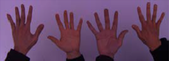
#> input picture white_patch/test_blue.png, 169 x 61 px, shrunk from 278 x 100 before the run
$ jupyter execute --allow-errors 'TP1 VC EP y FF 17-09.ipynb'   (shell and % lines are left out)
#> lines starting #> are read from the running program, lines starting #| are printed output that depends on the picture
### Visión por computadora - Trabajo práctico 1

Docente: Ing. Maxim Dorogov

Carrera de Especialización en Inteligencia Artificial
Laboratorio de Sistemas Embebidos
Facultad de Ingeniería de la Universidad de Buenos Aires

Alumnos:
- Francisco Julio Facchini Strohmayer
- Elian Pinzas

### **Parte 1 (imágenes en /white_patch)**

1- Implementar el algoritmo White patch para librarnos de las diferencias de color de iluminación.

[cell 1]
import cv2
import os
import numpy as np
import matplotlib.pyplot as plt

[cell 2]
input_folder = "white_patch"
archivos = [
    "test_blue.png",
    "test_green.png",
    "test_red.png",
    "wp_blue.jpg",
    "wp_green.png",
    "wp_green2.jpg",
    "wp_red.png",
    "wp_red2.jpg"
]

def white_patch_algorithm(image):
    img_float = image.astype(np.float32)
    max_vals = np.max(img_float, axis=(0, 1))
    max_vals[max_vals == 0] = 1.0  # Evitar división por cero

    max_global = np.max(max_vals)
    img_corrected = img_float * (max_global / max_vals)

    return np.clip(img_corrected, 0, 255).astype(np.uint8)

for nombre_archivo in archivos:
    ruta_imagen = os.path.join(input_folder, nombre_archivo)

    # Cargar imagen con OpenCV (lee en BGR)
    img_bgr = cv2.imread(ruta_imagen)
#> img_bgr is the input picture: shape (61, 169, 3); mean B, G, R 100.7, 69.5, 103

    if img_bgr is None:
        print(f"No se pudo cargar: {nombre_archivo}")
        continue

    # Aplicar White Patch
    img_procesada_bgr = white_patch_algorithm(img_bgr)
#> in white_patch_algorithm, `max_vals = np.max(img_float, axis=(0, 1))`: max_vals = [200, 139, 164]
#> in white_patch_algorithm, `max_global = np.max(max_vals)`: max_global = 200
#> in white_patch_algorithm, `img_corrected = img_float * (max_global / max_vals)`:
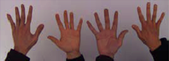
#> img_corrected: shape (61, 169, 3) float32; mean B, G, R 100.7, 100, 125.6

    # Convertir de BGR a RGB para que Matplotlib las muestre con los colores correctos
    img_original_rgb = cv2.cvtColor(img_bgr, cv2.COLOR_BGR2RGB)
    img_procesada_rgb = cv2.cvtColor(img_procesada_bgr, cv2.COLOR_BGR2RGB)

    # Graficar la comparación lado a lado
    plt.figure(figsize=(8, 4))

    plt.subplot(1, 2, 1)
    plt.imshow(img_original_rgb)
    plt.title(f"Original: {nombre_archivo}")
    plt.axis('off')

    plt.subplot(1, 2, 2)
    plt.imshow(img_procesada_rgb)
    plt.title("White Patch")
    plt.axis('off')

    plt.tight_layout()
    plt.show()
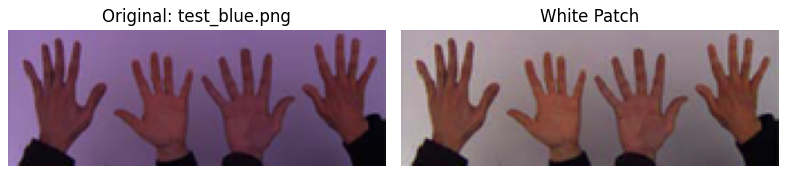
#> figure drawn by matplotlib, 2 panels
#> pass 2 of the loop `for nombre_archivo in archivos:`:
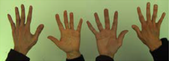
#> input picture white_patch/test_green.png, 169 x 61 px, shrunk from 278 x 100 before the run
#> img_bgr is the input picture: shape (61, 169, 3); mean B, G, R 83.6, 131.1, 129.4
#> max_vals = [172, 251, 213]
#> max_global = 251
#> in white_patch_algorithm (call 2), `img_corrected = img_float * (max_global / max_vals)`:
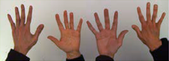
#> img_corrected: shape (61, 169, 3) float32; mean B, G, R 121.9, 131.1, 152.5
#> `plt.show()`:
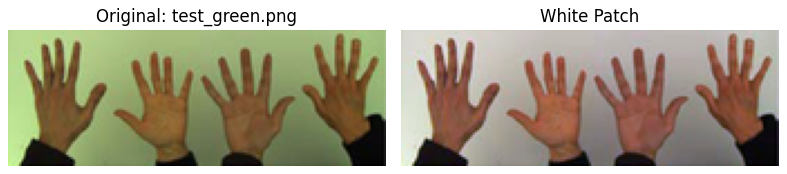
#> figure drawn by matplotlib, 2 panels
#> pass 3 of the loop `for nombre_archivo in archivos:`:
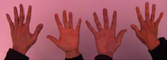
#> input picture white_patch/test_red.png, 167 x 60 px, shrunk from 276 x 99 before the run
#> img_bgr is the input picture: shape (60, 167, 3); mean B, G, R 91.2, 81.1, 155.9
#> img_float: shape (60, 167, 3) float32
#> max_vals = [173, 155, 246]
#> max_global = 246
#> in white_patch_algorithm (call 3), `img_corrected = img_float * (max_global / max_vals)`:
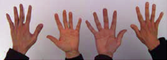
#> img_corrected: shape (60, 167, 3) float32; mean B, G, R 129.7, 128.7, 155.9
#> img_original_rgb: shape (60, 167, 3)
#> img_procesada_rgb: shape (60, 167, 3)
#> `plt.show()`:
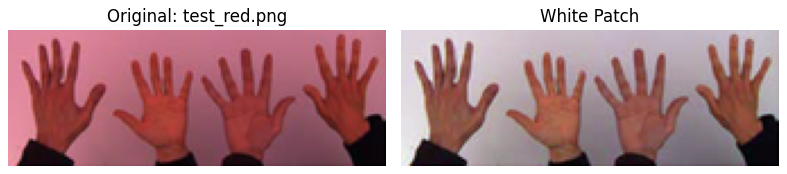
#> figure drawn by matplotlib, 2 panels
#> the loop made 8 passes; the first 3 are shown

2- Mostrar los resultados obtenidos y analizar las posibles fallas (si es que las hay) en el caso de White patch.

**1. Resultados con éxito**: test_blue.png, test_green.png, test_red.png: en estas imágenes el algoritmo logró eliminar con gran éxito la componente de color en cada caso (azul, verde y rojo). En todas se observa un fondo de color claro y objetos en primer plano.

**2. Resultados con cambios (pero sin éxito)**: wp_green.png y wp_red.png: se observa en estas imágenes un cierto cambio en determinada región. Sin embargo, en el resultado general el algoritmo no fue capaz de eliminar la componente de iluminación

**3. Resultados con fracaso total**: wp_blue.jpg, wp_red2.jpg, wp_green2.jpg: en estas imágenes, el algoritmo no logró cambiar prácticamente nada.

Conclusiones en general:
- El algoritmo asume que el píxel máximo absoluto de cada canal corresponde a una superficie blanca iluminada. En algunas de estas imágenes, los reflejos de la luz de colores sobre las figuras o los puntos de saturación actúan como máximos absolutos engañosos. Al tomar ese valor como referencia "blanca", el factor de escala no logra corregir la dominante ambiental general.

- En escenarios oscuros o con colores muy fuertes, ningún objeto de la escena refleja los tres canales de manera equitativa. Como tal, el máximo de cada canal se fija a partir de reflejos arbitrarios del color de la luz, provocando que el algoritmo falle.

**Nota (FF):** comparando `wp_green.png`/`wp_red.png` (versiones recortadas) contra `wp_green2.jpg`/`wp_red2.jpg` (foto completa de la misma escena), se observa que el resultado de White Patch cambia según qué parte de la escena queda dentro del recorte: como el algoritmo calcula el máximo sobre toda la imagen, incluir o excluir una zona de brillo cambia el factor de escala y, por lo tanto, cuánto se corrige el color..

#### Comprarativa variante de fórmula (FF)

La implementación de arriba escala los tres canales en base al máximo **entre los tres**
(`max_global`). La diapositiva de la cátedra plantea la versión "White Patch original", que
escala **cada canal por separado** hasta que su propio máximo llegue a 255:

$$(R,G,B) \;\rightarrow\; \left(\frac{255}{R_{max}}R,\; \frac{255}{G_{max}}G,\; \frac{255}{B_{max}}B\right)$$

Se compararon ambas fórmulas sobre las 8 imágenes: en 6 de las 8 dan un resultado
prácticamente idéntico, porque esas fotos ya tienen al menos un canal saturado en 255 en la
imagen original (ahí `max_global` coincide con 255 y las dos versiones se equivalen). La única
diferencia visible aparece en `test_blue.png`, la única imagen sin ningún canal saturado:

[cell 3]
def white_patch_original(image):
    """Versión de la diapositiva: cada canal se escala por separado a 255."""
    img = image.astype(np.float64)
    max_c = img.max(axis=(0, 1))
    max_c[max_c == 0] = 1.0
    return np.clip(img * (255.0 / max_c), 0, 255).astype(np.uint8)


img_test = cv2.imread("white_patch/test_blue.png")
corr_global = white_patch_algorithm(img_test)   # fórmula ya usada arriba (max entre canales)
corr_original = white_patch_original(img_test)  # fórmula de la diapositiva (cada canal a 255)
#> in white_patch_original, `max_c = img.max(axis=(0, 1))`: max_c = [200, 139, 164]
#> in white_patch_original, `return np.clip(img * (255.0 / max_c), 0, 255).astype(np.uint8)`:
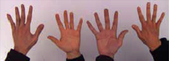
#> returned value: shape (61, 169, 3); mean of channels 0, 1, 2 127.9, 127, 159.7; drawn as B, G, R

diff = np.abs(corr_global.astype(int) - corr_original.astype(int))
print(f"Diferencia media entre las dos fórmulas en test_blue.png: {diff.mean():.1f}")
#| Diferencia media entre las dos fórmulas en test_blue.png: 29.7
print(f"Brillo medio - versión max_global: {corr_global.mean():.1f} | versión cada canal a 255: {corr_original.mean():.1f}")
#| Brillo medio - versión max_global: 108.4 | versión cada canal a 255: 138.2

plt.figure(figsize=(10, 3))
for i, (im, titulo) in enumerate([
    (img_test, "Original"),
    (corr_global, "Fórmula usada arriba (max_global)"),
    (corr_original, "Fórmula de la diapositiva (cada canal a 255)"),
]):
    plt.subplot(1, 3, i + 1)
    plt.imshow(cv2.cvtColor(im, cv2.COLOR_BGR2RGB))
    plt.title(titulo, fontsize=9)
    plt.axis("off")
#> this loop made 3 passes
#> titulo on passes 1 to 2: 'Original', 'Fórmula usada arriba (max_global)'
plt.tight_layout()
plt.show()
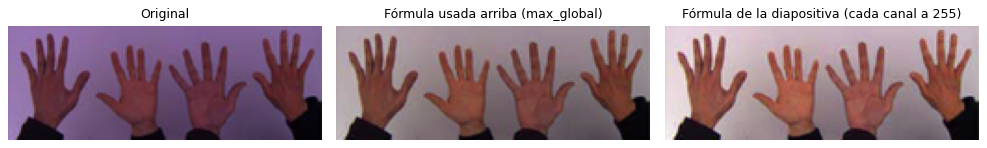
#> figure drawn by matplotlib, 3 panels

Con la fórmula de la diapositiva la imagen queda con más brillo (se fuerza el punto más
claro a blanco puro), mientras que la versión usada arriba deja el resultado un poco más tenue
porque no llega a estirar el brillo hasta 255. En el resto de las imágenes ambas fórmulas dan
prácticamente el mismo resultado, así que no cambia ninguna de las conclusiones de más arriba,
se deja documentada la diferencia como una variante válida más que como una corrección.

### **Parte 2**

1- Para las imágenes img1_tp.png y img2_tp.png leerlas con OpenCV en escala de grises y visualizarlas.

[cell 4]
img1_path = "img1_tp.png"
img2_path = "img2_tp.png"

img1_gray = cv2.imread(img1_path, cv2.IMREAD_GRAYSCALE)
img2_gray = cv2.imread(img2_path, cv2.IMREAD_GRAYSCALE)

if img1_gray is None or img2_gray is None:
    print("Error: No se pudieron cargar una o ambas imágenes")
else:
    plt.figure(figsize=(10, 5))

    plt.subplot(1, 2, 1)
    plt.imshow(img1_gray, cmap='gray')
    plt.title("Imagen 1 (Escala de grises)")
    plt.axis('off')

    plt.subplot(1, 2, 2)
    plt.imshow(img2_gray, cmap='gray')
    plt.title("Imagen 2 (Escala de grises)")
    plt.axis('off')

    plt.tight_layout()
    plt.show()

2- Elija el número de bins que crea conveniente y grafique su histograma, compare los histogramas entre sí. Explicar lo que se observa, si tuviera que entrenar un modelo de clasificación/detección de imágenes, ¿considera que puede ser de utilidad tomar como 'features' a los histogramas?

[cell 5]
num_bins = 256

# Calcular los histogramas
hist1 = cv2.calcHist([img1_gray], [0], None, [num_bins], [0, 256])
hist2 = cv2.calcHist([img2_gray], [0], None, [num_bins], [0, 256])

# Graficar y comparar los histogramas
plt.figure(figsize=(12, 5))

# Gráfico de las imágenes
plt.subplot(1, 2, 1)
plt.plot(hist1, color='black', label='Imagen 1')
plt.plot(hist2, color='blue', label='Imagen 2', alpha=0.7)
plt.title("Comparación de Histogramas")
plt.xlabel("Intensidad de gris (Bin)")
plt.ylabel("Cantidad de píxeles")
plt.legend()
plt.grid(True, linestyle='--', alpha=0.5)

plt.tight_layout()
plt.show()
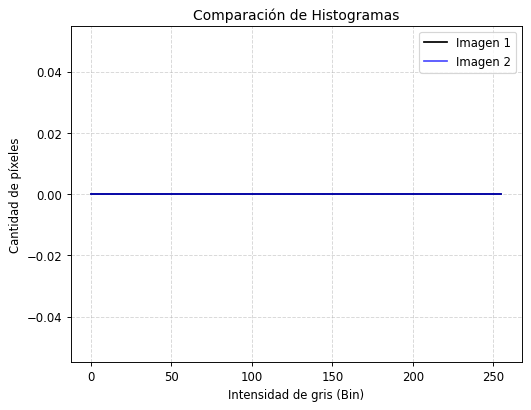
#> figure drawn by matplotlib, 1 panel
